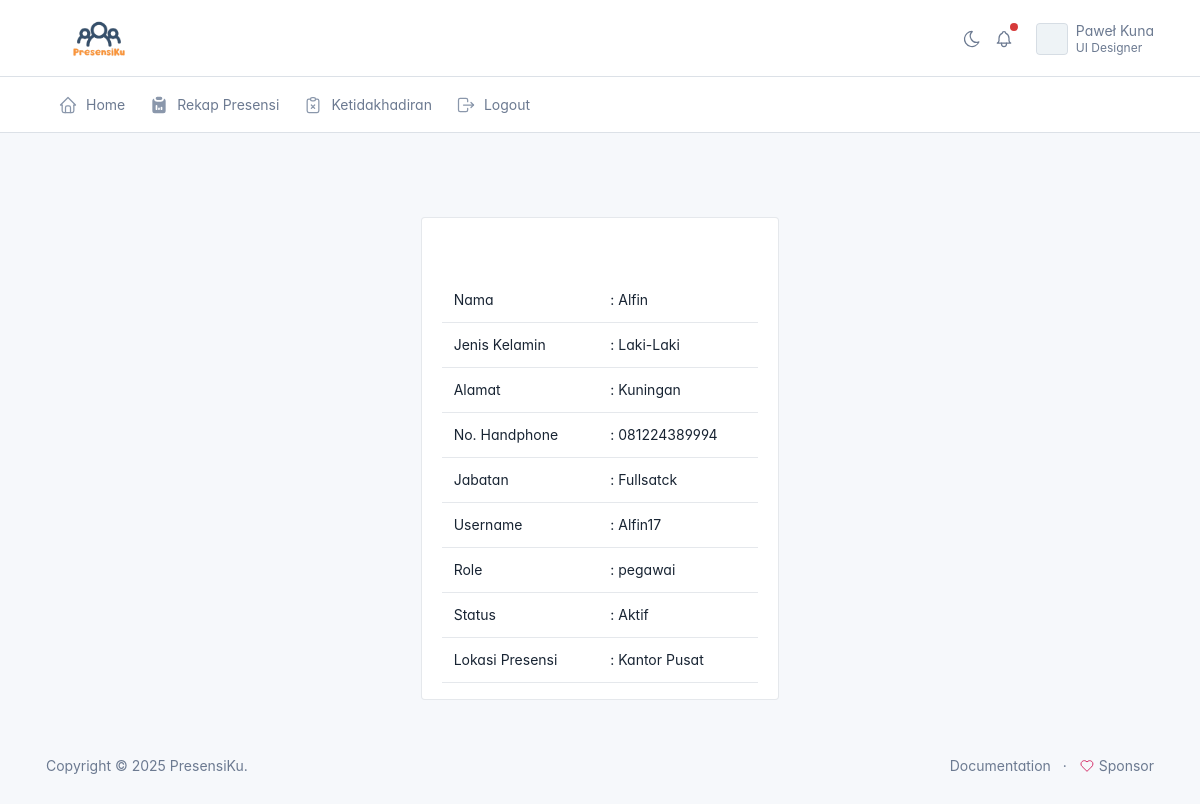
The app's page /pegawai/fitur_lainya/profile.php (signed in) with its own data.
### tables this page shows
CREATE TABLE `users` (
  `id` int(11) NOT NULL,
  `id_pegawai` int(11) NOT NULL,
  `username` varchar(225) NOT NULL,
  `password` varchar(300) NOT NULL,
  `status` varchar(20) NOT NULL,
  `role` varchar(20) NOT NULL
);

CREATE TABLE `pegawai` (
  `id` int(11) NOT NULL,
  `nip` varchar(50) NOT NULL,
  `name` varchar(200) NOT NULL,
  `jenis_kelamin` varchar(20) NOT NULL,
  `alamat` varchar(225) NOT NULL,
  `no_handphone` varchar(20) NOT NULL,
  `jabatan` varchar(100) NOT NULL,
  `lokasi_presensi` varchar(50) NOT NULL,
  `foto` varchar(225) NOT NULL
);

### pegawai/fitur_lainya/profile.php (the view, shortened to what this page needs)
<?php
include('../layout/header.php');
require_once('../../config.php');
$id = $_SESSION['id'];
$result = mysqli_query($connection, "SELECT users.id_pegawai, users.username, users.status, users.role, pegawai.* FROM users JOIN pegawai ON users.id_pegawai = pegawai.id WHERE pegawai.id=$id");
?>
<?php while ($pegawai = mysqli_fetch_array($result)): ?>
    <div class="page-body">
        <div class="container-xl">
            <div class="row">
                <div class="col-md-4"></div>
                <div class="col-md-4">
                    <div class="card">
                        <div class="card-body ">
                            <center>
                            </center>
                            <table class="table mt-4">
                                <tr>
                                    <td>Nama</td>
                                    <td>: <?= $pegawai['name'] ?></td>
                                </tr>
                                <tr>
                                    <td>Jenis Kelamin</td>
                                    <td>: <?= $pegawai['jenis_kelamin'] ?></td>
                                </tr>
                                <tr>
                                    <td>Alamat</td>
                                    <td>: <?= $pegawai['alamat'] ?></td>
                                </tr>
                                <tr>
                                    <td>No. Handphone</td>
                                    <td>: <?= $pegawai['no_handphone'] ?></td>
                                </tr>
                                <tr>
                                    <td>Jabatan</td>
                                    <td>: <?= $pegawai['jabatan'] ?></td>
                                </tr>
                                <tr>
                                    <td>Username</td>
                                    <td>: <?= $pegawai['username'] ?></td>
                                </tr>
                                <tr>
                                    <td>Role</td>
                                    <td>: <?= $pegawai['role'] ?></td>
                                </tr>
                                <tr>
                                    <td>Status</td>
                                    <td>: <?= $pegawai['status'] ?></td>
                                </tr>
                                <tr>
                                    <td>Lokasi Presensi</td>
                                    <td>: <?= $pegawai['lokasi_presensi'] ?></td>
                                </tr>
                            </table>
                        </div>
                    </div>
                </div>
                <div class="col-md-4"></div>
            </div>
        </div>
    </div>
<?php endwhile; ?>
<?php include('../layout/footer.php'); ?>

### records on screen
users: id_pegawai.name "Alfin", id_pegawai.jenis_kelamin "Laki-Laki", id_pegawai.alamat "Kuningan", id_pegawai.no_handphone "081224389994", id_pegawai.jabatan "Fullsatck", username "Alfin17", role "pegawai", status "Aktif", id_pegawai.lokasi_presensi "Kantor Pusat"
